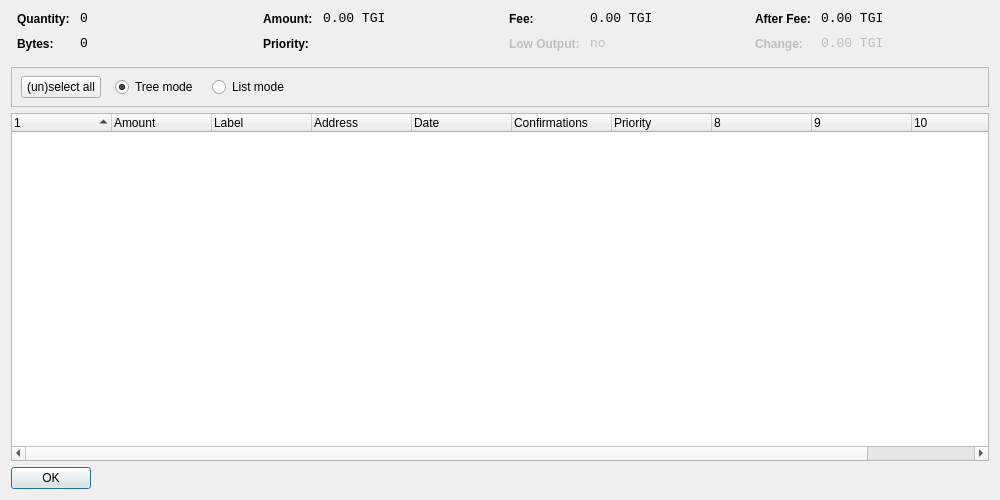
<?xml version="1.0" encoding="UTF-8"?>
<ui version="4.0">
 <class>CoinControlDialog</class>
 <widget class="QDialog" name="CoinControlDialog">
  <property name="geometry">
   <rect>
    <x>0</x>
    <y>0</y>
    <width>1000</width>
    <height>500</height>
   </rect>
  </property>
  <property name="windowTitle">
   <string>Coin Control</string>
  </property>
  <layout class="QVBoxLayout" name="verticalLayout">
   <item>
    <layout class="QHBoxLayout" name="horizontalLayoutTop" stretch="0,0,0,0">
     <property name="topMargin">
      <number>0</number>
     </property>
     <property name="bottomMargin">
      <number>10</number>
     </property>
     <item>
      <layout class="QFormLayout" name="formLayoutCoinControl1">
       <property name="horizontalSpacing">
        <number>10</number>
       </property>
       <property name="verticalSpacing">
        <number>10</number>
       </property>
       <property name="leftMargin">
        <number>6</number>
       </property>
       <property name="rightMargin">
        <number>6</number>
       </property>
       <item row="0" column="0">
        <widget class="QLabel" name="labelCoinControlQuantityText">
         <property name="styleSheet">
          <string notr="true">font-weight:bold;</string>
         </property>
         <property name="text">
          <string>Quantity:</string>
         </property>
        </widget>
       </item>
       <item row="0" column="1">
        <widget class="QLabel" name="labelCoinControlQuantity">
         <property name="font">
          <font>
           <family>Monospace</family>
           <pointsize>10</pointsize>
          </font>
         </property>
         <property name="cursor">
          <cursorShape>IBeamCursor</cursorShape>
         </property>
         <property name="contextMenuPolicy">
          <enum>Qt::ActionsContextMenu</enum>
         </property>
         <property name="text">
          <string notr="true">0</string>
         </property>
         <property name="textInteractionFlags">
          <set>Qt::LinksAccessibleByMouse|Qt::TextSelectableByKeyboard|Qt::TextSelectableByMouse</set>
         </property>
        </widget>
       </item>
       <item row="1" column="0">
        <widget class="QLabel" name="labelCoinControlBytesText">
         <property name="styleSheet">
          <string notr="true">font-weight:bold;</string>
         </property>
         <property name="text">
          <string>Bytes:</string>
         </property>
        </widget>
       </item>
       <item row="1" column="1">
        <widget class="QLabel" name="labelCoinControlBytes">
         <property name="font">
          <font>
           <family>Monospace</family>
           <pointsize>10</pointsize>
          </font>
         </property>
         <property name="cursor">
          <cursorShape>IBeamCursor</cursorShape>
         </property>
         <property name="contextMenuPolicy">
          <enum>Qt::ActionsContextMenu</enum>
         </property>
         <property name="text">
          <string notr="true">0</string>
         </property>
         <property name="textInteractionFlags">
          <set>Qt::LinksAccessibleByMouse|Qt::TextSelectableByKeyboard|Qt::TextSelectableByMouse</set>
         </property>
        </widget>
       </item>
      </layout>
     </item>
     <item>
      <layout class="QFormLayout" name="formLayoutCoinControl2">
       <property name="horizontalSpacing">
        <number>10</number>
       </property>
       <property name="verticalSpacing">
        <number>10</number>
       </property>
       <property name="leftMargin">
        <number>6</number>
       </property>
       <property name="rightMargin">
        <number>6</number>
       </property>
       <item row="0" column="0">
        <widget class="QLabel" name="labelCoinControlAmountText">
         <property name="styleSheet">
          <string notr="true">font-weight:bold;</string>
         </property>
         <property name="text">
          <string>Amount:</string>
         </property>
        </widget>
       </item>
       <item row="0" column="1">
        <widget class="QLabel" name="labelCoinControlAmount">
         <property name="font">
          <font>
           <family>Monospace</family>
           <pointsize>10</pointsize>
          </font>
         </property>
         <property name="cursor">
          <cursorShape>IBeamCursor</cursorShape>
         </property>
         <property name="contextMenuPolicy">
          <enum>Qt::ActionsContextMenu</enum>
         </property>
         <property name="text">
          <string notr="true">0.00 TGI</string>
         </property>
         <property name="textInteractionFlags">
          <set>Qt::LinksAccessibleByMouse|Qt::TextSelectableByKeyboard|Qt::TextSelectableByMouse</set>
         </property>
        </widget>
       </item>
       <item row="1" column="0">
        <widget class="QLabel" name="labelCoinControlPriorityText">
         <property name="styleSheet">
          <string notr="true">font-weight:bold;</string>
         </property>
         <property name="text">
          <string>Priority:</string>
         </property>
        </widget>
       </item>
       <item row="1" column="1">
        <widget class="QLabel" name="labelCoinControlPriority">
         <property name="font">
          <font>
           <family>Monospace</family>
           <pointsize>10</pointsize>
          </font>
         </property>
         <property name="cursor">
          <cursorShape>IBeamCursor</cursorShape>
         </property>
         <property name="contextMenuPolicy">
          <enum>Qt::ActionsContextMenu</enum>
         </property>
         <property name="text">
          <string/>
         </property>
         <property name="textInteractionFlags">
          <set>Qt::LinksAccessibleByMouse|Qt::TextSelectableByKeyboard|Qt::TextSelectableByMouse</set>
         </property>
        </widget>
       </item>
      </layout>
     </item>
     <item>
      <layout class="QFormLayout" name="formLayoutCoinControl3">
       <property name="horizontalSpacing">
        <number>10</number>
       </property>
       <property name="verticalSpacing">
        <number>10</number>
       </property>
       <property name="leftMargin">
        <number>6</number>
       </property>
       <property name="rightMargin">
        <number>6</number>
       </property>
       <item row="0" column="0">
        <widget class="QLabel" name="labelCoinControlFeeText">
         <property name="styleSheet">
          <string notr="true">font-weight:bold;</string>
         </property>
         <property name="text">
          <string>Fee:</string>
         </property>
        </widget>
       </item>
       <item row="0" column="1">
        <widget class="QLabel" name="labelCoinControlFee">
         <property name="font">
          <font>
           <family>Monospace</family>
           <pointsize>10</pointsize>
          </font>
         </property>
         <property name="cursor">
          <cursorShape>IBeamCursor</cursorShape>
         </property>
         <property name="contextMenuPolicy">
          <enum>Qt::ActionsContextMenu</enum>
         </property>
         <property name="text">
          <string notr="true">0.00 TGI</string>
         </property>
         <property name="textInteractionFlags">
          <set>Qt::LinksAccessibleByMouse|Qt::TextSelectableByKeyboard|Qt::TextSelectableByMouse</set>
         </property>
        </widget>
       </item>
       <item row="1" column="0">
        <widget class="QLabel" name="labelCoinControlLowOutputText">
         <property name="enabled">
          <bool>false</bool>
         </property>
         <property name="styleSheet">
          <string notr="true">font-weight:bold;</string>
         </property>
         <property name="text">
          <string>Low Output:</string>
         </property>
        </widget>
       </item>
       <item row="1" column="1">
        <widget class="QLabel" name="labelCoinControlLowOutput">
         <property name="enabled">
          <bool>false</bool>
         </property>
         <property name="font">
          <font>
           <family>Monospace</family>
           <pointsize>10</pointsize>
          </font>
         </property>
         <property name="cursor">
          <cursorShape>IBeamCursor</cursorShape>
         </property>
         <property name="contextMenuPolicy">
          <enum>Qt::ActionsContextMenu</enum>
         </property>
         <property name="text">
          <string notr="true">no</string>
         </property>
         <property name="textInteractionFlags">
          <set>Qt::LinksAccessibleByMouse|Qt::TextSelectableByKeyboard|Qt::TextSelectableByMouse</set>
         </property>
        </widget>
       </item>
      </layout>
     </item>
     <item>
      <layout class="QFormLayout" name="formLayoutCoinControl4">
       <property name="horizontalSpacing">
        <number>10</number>
       </property>
       <property name="verticalSpacing">
        <number>10</number>
       </property>
       <property name="leftMargin">
        <number>6</number>
       </property>
       <property name="rightMargin">
        <number>6</number>
       </property>
       <item row="0" column="0">
        <widget class="QLabel" name="labelCoinControlAfterFeeText">
         <property name="styleSheet">
          <string notr="true">font-weight:bold;</string>
         </property>
         <property name="text">
          <string>After Fee:</string>
         </property>
        </widget>
       </item>
       <item row="0" column="1">
        <widget class="QLabel" name="labelCoinControlAfterFee">
         <property name="font">
          <font>
           <family>Monospace</family>
           <pointsize>10</pointsize>
          </font>
         </property>
         <property name="cursor">
          <cursorShape>IBeamCursor</cursorShape>
         </property>
         <property name="contextMenuPolicy">
          <enum>Qt::ActionsContextMenu</enum>
         </property>
         <property name="text">
          <string notr="true">0.00 TGI</string>
         </property>
         <property name="textInteractionFlags">
          <set>Qt::LinksAccessibleByMouse|Qt::TextSelectableByKeyboard|Qt::TextSelectableByMouse</set>
         </property>
        </widget>
       </item>
       <item row="1" column="0">
        <widget class="QLabel" name="labelCoinControlChangeText">
         <property name="enabled">
          <bool>false</bool>
         </property>
         <property name="styleSheet">
          <string notr="true">font-weight:bold;</string>
         </property>
         <property name="text">
          <string>Change:</string>
         </property>
        </widget>
       </item>
       <item row="1" column="1">
        <widget class="QLabel" name="labelCoinControlChange">
         <property name="enabled">
          <bool>false</bool>
         </property>
         <property name="font">
          <font>
           <family>Monospace</family>
           <pointsize>10</pointsize>
          </font>
         </property>
         <property name="cursor">
          <cursorShape>IBeamCursor</cursorShape>
         </property>
         <property name="contextMenuPolicy">
          <enum>Qt::ActionsContextMenu</enum>
         </property>
         <property name="text">
          <string notr="true">0.00 TGI</string>
         </property>
         <property name="textInteractionFlags">
          <set>Qt::LinksAccessibleByMouse|Qt::TextSelectableByKeyboard|Qt::TextSelectableByMouse</set>
         </property>
        </widget>
       </item>
      </layout>
     </item>
    </layout>
   </item>
   <item>
    <widget class="QFrame" name="frame">
     <property name="minimumSize">
      <size>
       <width>0</width>
       <height>40</height>
      </size>
     </property>
     <property name="frameShape">
      <enum>QFrame::StyledPanel</enum>
     </property>
     <property name="frameShadow">
      <enum>QFrame::Sunken</enum>
     </property>
     <widget class="QWidget" name="horizontalLayoutWidget">
      <property name="geometry">
       <rect>
        <x>10</x>
        <y>0</y>
        <width>781</width>
        <height>41</height>
       </rect>
      </property>
      <layout class="QHBoxLayout" name="horizontalLayoutPanel" stretch="0,0,0,0,0">
       <property name="spacing">
        <number>14</number>
       </property>
       <item>
        <widget class="QPushButton" name="pushButtonSelectAll">
         <property name="sizePolicy">
          <sizepolicy hsizetype="Maximum" vsizetype="Fixed">
           <horstretch>0</horstretch>
           <verstretch>0</verstretch>
          </sizepolicy>
         </property>
         <property name="text">
          <string>(un)select all</string>
         </property>
        </widget>
       </item>
       <item>
        <widget class="QRadioButton" name="radioTreeMode">
         <property name="sizePolicy">
          <sizepolicy hsizetype="Maximum" vsizetype="Fixed">
           <horstretch>0</horstretch>
           <verstretch>0</verstretch>
          </sizepolicy>
         </property>
         <property name="text">
          <string>Tree mode</string>
         </property>
         <property name="checked">
          <bool>true</bool>
         </property>
        </widget>
       </item>
       <item>
        <widget class="QRadioButton" name="radioListMode">
         <property name="sizePolicy">
          <sizepolicy hsizetype="Maximum" vsizetype="Fixed">
           <horstretch>0</horstretch>
           <verstretch>0</verstretch>
          </sizepolicy>
         </property>
         <property name="text">
          <string>List mode</string>
         </property>
        </widget>
       </item>
       <item>
        <spacer name="horizontalSpacer">
         <property name="orientation">
          <enum>Qt::Horizontal</enum>
         </property>
         <property name="sizeHint" stdset="0">
          <size>
           <width>40</width>
           <height>20</height>
          </size>
         </property>
        </spacer>
       </item>
      </layout>
     </widget>
    </widget>
   </item>
   <item>
    <widget class="CoinControlTreeWidget" name="treeWidget">
     <property name="contextMenuPolicy">
      <enum>Qt::CustomContextMenu</enum>
     </property>
     <property name="sortingEnabled">
      <bool>false</bool>
     </property>
     <property name="columnCount">
      <number>11</number>
     </property>
     <attribute name="headerShowSortIndicator" stdset="0">
      <bool>true</bool>
     </attribute>
     <attribute name="headerStretchLastSection">
      <bool>false</bool>
     </attribute>
     <column>
      <property name="text">
       <string/>
      </property>
     </column>
     <column>
      <property name="text">
       <string>Amount</string>
      </property>
     </column>
     <column>
      <property name="text">
       <string>Label</string>
      </property>
     </column>
     <column>
      <property name="text">
       <string>Address</string>
      </property>
     </column>
     <column>
      <property name="text">
       <string>Date</string>
      </property>
     </column>
     <column>
      <property name="text">
       <string>Confirmations</string>
      </property>
      <property name="toolTip">
       <string>Confirmed</string>
      </property>
     </column>
     <column>
      <property name="text">
       <string>Priority</string>
      </property>
     </column>
     <column>
      <property name="text">
       <string/>
      </property>
     </column>
     <column>
      <property name="text">
       <string/>
      </property>
     </column>
     <column>
      <property name="text">
       <string/>
      </property>
     </column>
     <column>
      <property name="text">
       <string/>
      </property>
     </column>
    </widget>
   </item>
   <item>
    <widget class="QDialogButtonBox" name="buttonBox">
     <property name="sizePolicy">
      <sizepolicy hsizetype="Maximum" vsizetype="Fixed">
       <horstretch>0</horstretch>
       <verstretch>0</verstretch>
      </sizepolicy>
     </property>
     <property name="orientation">
      <enum>Qt::Horizontal</enum>
     </property>
     <property name="standardButtons">
      <set>QDialogButtonBox::Ok</set>
     </property>
    </widget>
   </item>
  </layout>
 </widget>
 <customwidgets>
  <customwidget>
   <class>CoinControlTreeWidget</class>
   <extends>QTreeWidget</extends>
   <header>coincontroltreewidget.h</header>
  </customwidget>
 </customwidgets>
 <resources/>
 <connections/>
</ui>
